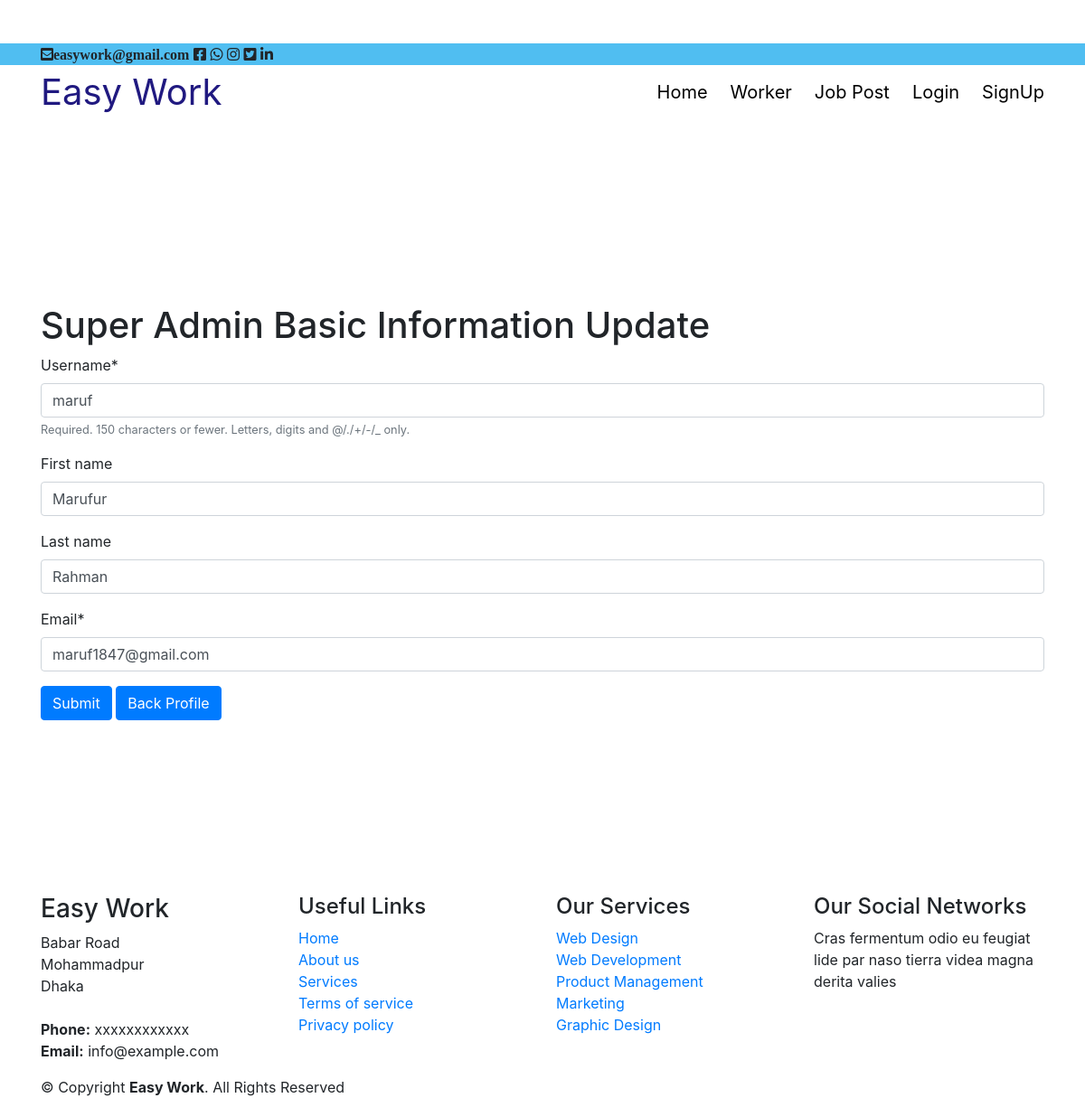
Page /superadmin/super/admin/profile/update/36/ on the committed database.
### accounts/models.py (models this page shows, shortened)
class User(AbstractUser):
    is_worker = models.BooleanField(default=False)
    is_customer = models.BooleanField(default=False)
    image = models.ImageField('Voter ID Image', default='default.jpg', upload_to='voter_id_pics', null=True, blank=True)

### superadmin/views.py (the view)
# urls.py: path('super/admin/profile/update/<int:pk>/', views.SuperAdminUpdateView, name='superadminprofileupdate'),
def SuperAdminUpdateView(request, pk):
    person = get_object_or_404(User, pk=pk)
    u_form = SuperAdminSignUpUpdateForm(instance=person)
    if request.method == 'POST':
        u_form = SuperAdminSignUpUpdateForm(request.POST, instance=person)
        if u_form.is_valid():
            u_form.save()
            return redirect('superadminprofile')
    return render(request, 'superadmin/superadmin_reg.html', {'u_form': u_form})

### superadmin/forms.py
class SuperAdminSignUpUpdateForm(forms.ModelForm):
    email = forms.EmailField()
    class Meta(UserCreationForm.Meta):
        model = User
        fields = ['username','first_name','last_name','email',]

### superadmin/templates/superadmin/superadmin_reg.html (shortened to what this page needs)
{% extends 'index1.html' %}
{% load crispy_forms_tags %}
{% load static %}
{% block content %}
<br><br><br><br><br><br><br><br><br><br><br>
<html lang="en">
<head>
</head>
<body>
<form method="post">
    <h1>Super Admin Basic Information Update</h1>
    {{ u_form|crispy }}
    <input  class="btn btn-primary" type="submit" value="Submit">
    <a  class="btn btn-primary" href="{% url 'superadminprofile' %}">Back Profile</a>
</form>
</body>
</html>
{% endblock content %}

### templates/index1.html (style rules this page uses)
* { padding: 0px; margin: 0px; }
a,a:hover,a:focus { text-decoration: none; }

### rows in the picture
User: username "maruf", first_name "Marufur", last_name "Rahman", email "maruf1847@gmail.com"
